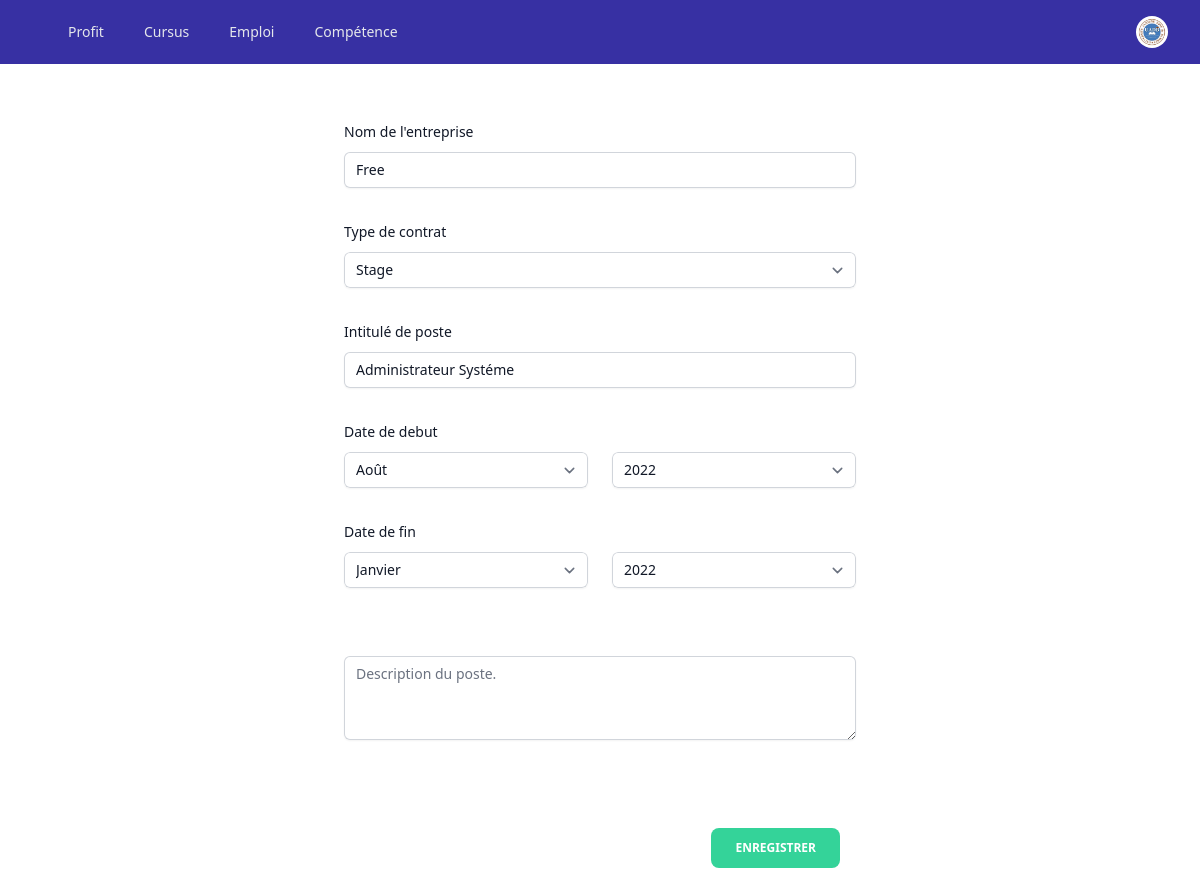
The app's page /emploi/modifier_emploi/7/, older data.
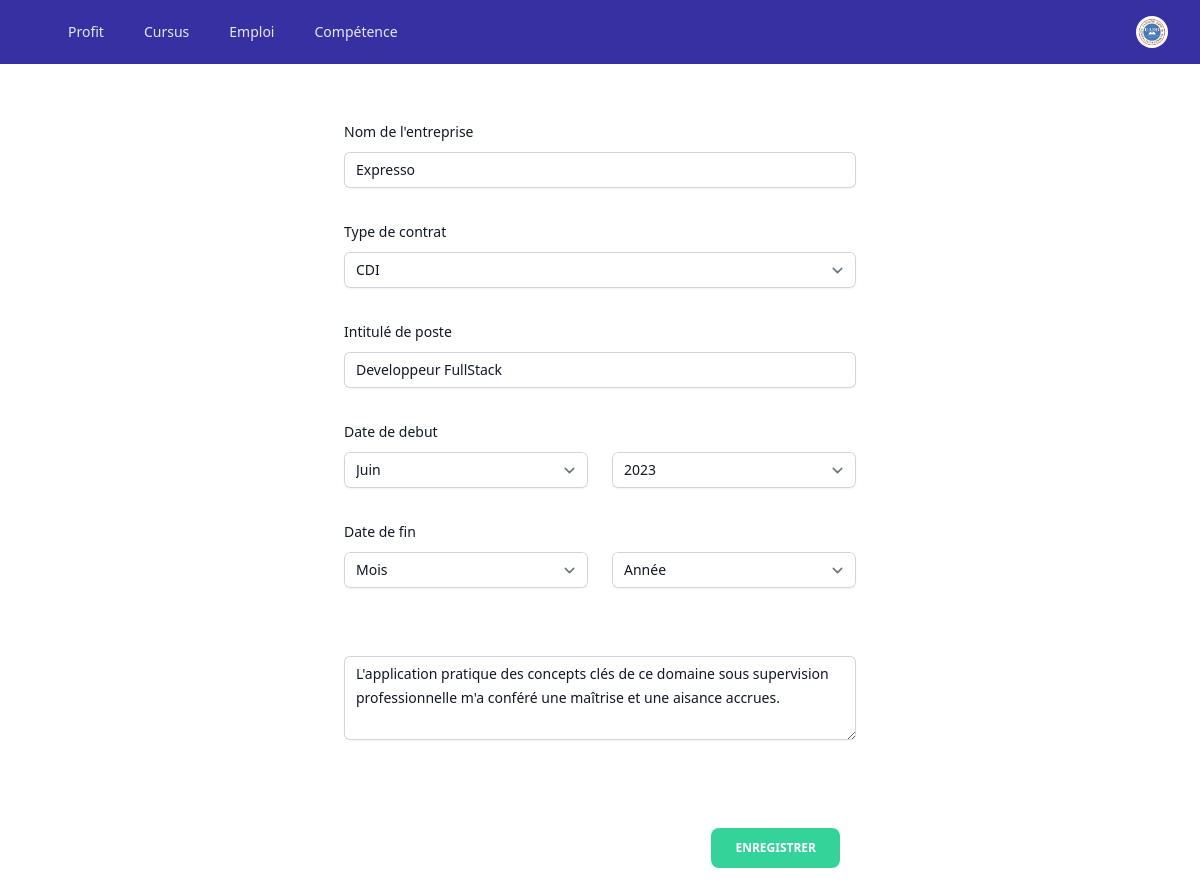
The same page, newer data.
### Emploi/models.py (models this page shows, shortened)
class Emploi(models.Model):
    entreprise=models.CharField(null=True,max_length=200)
    typecont=models.CharField(choices=contrat, max_length=200)
    poste=models.CharField(null=True,max_length=200)
    mois_date_debut=models.CharField(max_length=20, choices=MOIS_CHOICES)
    annee_date_debut=models.CharField(max_length=40, choices=ANNEES)
    mois_date_fin=models.CharField(max_length=20, choices=MOIS_CHOICES,null=True,blank=True)
    annee_date_fin=models.CharField(max_length=40, choices=ANNEES,null=True,blank=True)
    description=models.TextField(null=True,max_length=250,blank=True)
    etudiant=models.ForeignKey(Etudiant,on_delete=models.CASCADE)

### Emploi/views.py (the view)
# urls.py: path("modifier_emploi/<int:pk>/", views.emploi_update, name="emploi_update"),
def emploi_update(request,pk):
    emploi=Emploi.objects.get(id=pk)
    form = EmploiForm(instance=emploi)
    if request.method == 'POST':
        form = EmploiForm(request.POST,instance=emploi)
        if form.is_valid():
            form.save()
            return redirect("liste_emploi",pk)
    context={"form":form}
    return render(request, "Emploi/emploi_update.html",context)

### templates/Emploi/emploi_update.html (shortened to what this page needs)
{% extends "index.html" %}
{% block contenu %}
{% include 'navbar.html' %}
<form class="mt-10 sm:mx-auto sm:w-full sm:max-w-lg"  method="post">
    <div class="mt-10 grid grid-cols-1 gap-x-6 gap-y-8 sm:grid-cols-6 pt-20">
        <div class="sm:col-span-full">
            <label for="etablissement" class="block text-sm font-medium leading-6 text-gray-900">Nom de l'entreprise</label>
            <div class="mt-2">
                {{form.entreprise}}
            </div>
        </div>
    </div>
        <div class="sm:col-span-full mt-8">
            <label for="typecontrat" class="block text-sm font-medium leading-6 text-gray-900">Type de contrat</label>
            <div class="mt-2">
                <select name="typecont" autocomplete="family-name" class="block w-full rounded-md border-0 py-1.5 text-gray-900 shadow-sm ring-1 ring-inset ring-gray-300 placeholder:text-gray-400 focus:ring-2 focus:ring-inset focus:ring-indigo-600 sm:text-sm sm:leading-6" required>
                    {% for typec_value, typec_label in form.typecont.field.choices %}
                        <option value="{{ typec_value }}" {% if form.typecont.value == typec_value %}selected{% endif %}>{{ typec_label }}</option>
                    {% endfor %}
                </select>
            </div>
        </div>
        <div class="sm:col-span-full mt-8">
            <label for="diplome" class="block text-sm font-medium leading-6 text-gray-900">Intitulé de poste</label>
            <div class="mt-2">
                {{form.poste}}
            </div>
        </div>
        <div class="mt-8 grid grid-cols-1 gap-x-6 gap-y-8 sm:grid-cols-6">
        <div class="sm:col-span-3">
            <label for="moisdatedebut" class=" block text-sm font-medium leading-6 text-gray-900">Date de debut</label>
            <div class="mt-2">
                <select name="mois_date_debut" autocomplete="family-name" class="block w-full rounded-md border-0 py-1.5 text-gray-900 shadow-sm ring-1 ring-inset ring-gray-300 placeholder:text-gray-400 focus:ring-2 focus:ring-inset focus:ring-indigo-600 sm:text-sm sm:leading-6" required>
                    {% for mois_value, mois_label in form.mois_date_debut.field.choices %}
                        <option value="{{ mois_value }}" {% if form.mois_date_debut.value == mois_value %}selected{% endif %}>{{ mois_label }}</option>
                    {% endfor %}
                </select>
            </div>
        </div>
        <div class="sm:col-span-3">
            <div class="mt-8">
                <select name="annee_date_debut" autocomplete="family-name" class="block w-full rounded-md border-0 py-1.5 text-gray-900 shadow-sm ring-1 ring-inset ring-gray-300 placeholder:text-gray-400 focus:ring-2 focus:ring-inset focus:ring-indigo-600 sm:text-sm sm:leading-6" required>
                    {% for annee_value, annee_label in form.annee_date_debut.field.choices %}
                        <option value="{{ annee_value }}" {% if form.annee_date_debut.value == annee_value %}selected{% endif %}>{{ annee_label }}</option>
                    {% endfor %}
                </select>
            </div>
         </div>
         <div class="sm:col-span-3">
            <label for="moisdatefin" class="block text-sm font-medium leading-6 text-gray-900">Date de fin</label>
            <div class="mt-2">
                <select name="mois_date_fin" autocomplete="family-name" class="block w-full rounded-md border-0 py-1.5 text-gray-900 shadow-sm ring-1 ring-inset ring-gray-300 placeholder:text-gray-400 focus:ring-2 focus:ring-inset focus:ring-indigo-600 sm:text-sm sm:leading-6" required>
                    <option value="" {% if not form.mois_date_debut.value %}selected{% endif %}>Mois</option>
                    {% for mois_value, mois_label in form.mois_date_fin.field.choices %}
                        <option value="{{ mois_value }}" {% if form.mois_date_fin.value == mois_value %}selected{% endif %}>{{ mois_label }}</option>
                    {% endfor %}
                </select>
            </div>
        </div>
        <div class="sm:col-span-3">
            <div class="mt-8">
                <select name="annee_date_fin" autocomplete="family-name" class="block w-full rounded-md border-0 py-1.5 text-gray-900 shadow-sm ring-1 ring-inset ring-gray-300 placeholder:text-gray-400 focus:ring-2 focus:ring-inset focus:ring-indigo-600 sm:text-sm sm:leading-6" required>
                    <option value="" {% if not form.annee_date_fin.value %}selected{% endif %}>Année</option>
                    {% for annee_value, annee_label in form.annee_date_fin.field.choices %}
                        <option value="{{ annee_value }}" {% if form.annee_date_fin.value == annee_value %}selected{% endif %}>{{ annee_label }}</option>
                    {% endfor %}
                </select>
            </div>
        </div>
        <div class="sm:col-span-full">
            <div class="mt-5 pt-4">
              {{form.description}}
            </div>
        </div>
    </div>
    <div class="mt-20 mb-20 pt-2 flex items-center justify-end gap-x-6 mx-auto">
        <button type="submit"class="middle none center mr-4 rounded-lg bg-green-400 py-3 px-6 font-sans text-xs font-bold uppercase text-white transition-all hover:shadow-lg hover:shadow-green-400/40 focus:opacity-[0.85] focus:shadow-none active:opacity-[0.65] active:shadow-none disabled:pointer-events-none">
        Enregistrer
        </button>
    </div>
</form>
{% endblock %}

### templates/index.html (shortened to what this page needs)
{% load static tailwind_tags %}
{% load static %}
<!DOCTYPE html>
<html lang="en">
	<head>
		<link rel="stylesheet" href="https://cdnjs.cloudflare.com/ajax/libs/font-awesome/6.5.1/css/all.min.css" />
		{% tailwind_css %}
	</head>
	<body>
			{% block contenu %}
            {% endblock %}
	</body>
</html>

### templates/navbar.html (shortened to what this page needs)
{% load static tailwind_tags %}
{% load static %}
<!DOCTYPE html>
<html lang="en">
	<head>
		{% tailwind_css %}
	</head>
	<body>
		<nav class="bg-indigo-800 fixed top-0 w-full z-10 mb-10">
			<div class="mx-auto max-w-7xl px-2 sm:px-6 lg:px-8">
			  <div class="relative flex h-16 items-center justify-between">
				<div class="flex flex-1 items-center justify-center sm:items-stretch sm:justify-start">
				  <div class="hidden sm:ml-6 sm:block">
					<div class="flex space-x-4 justify-end">
					  <a href="{% url 'update' request.user.id   %}" class="{% if request.resolver_match.url_name == 'update' %}bg-indigo-700 text-white{% else %}text-gray-200 hover:bg-indigo-700 hover:text-white{% endif %} text-white rounded-md px-3 py-2 text-sm font-medium " aria-current="page">Profit</a>
					  <a href="{% url 'liste_cursus' request.user.id %}" class="text-gray-200 hover:text-white rounded-md px-3 py-2 text-sm font-medium {% if request.resolver_match.url_name == 'liste_cursus' %}bg-indigo-700 text-white{% else %}text-gray-200 hover:bg-indigo-700 hover:text-white{% endif %}">Cursus</a>
					  <a href="{% url 'liste_emploi' request.user.id %}"  class="{% if request.resolver_match.url_name == 'liste_emploi' %}bg-indigo-700 text-white{% else %}text-gray-200 hover:bg-indigo-700 hover:text-white{% endif %} text-gray-200 hover:bg-indigo-700 hover:text-white rounded-md px-3 py-2 text-sm font-medium">Emploi</a>
					  <a href="{% url 'liste_competence' request.user.id %}" class="{% if request.resolver_match.url_name == 'liste_competence' %}bg-indigo-700 text-white{% else %}text-gray-200 hover:bg-indigo-700 hover:text-white{% endif %} text-gray-200 hover:bg-indigo-700 hover:text-white rounded-md px-3 py-2 text-sm font-medium">Compétence</a>
					</div>
				  </div>
				</div>
				<div class="ml-30"><a href="{% url 'etudiant_home' %} ">
					<img class="h-8 w-8 rounded-full" src="{% static "images/uadb.png" %}" alt="">
					</a>
				</div>
			  </div>
			</div>
		  </nav>
	</body>
</html>

Row changes from the older to the newer data that the page shows:
changed Emploi: entreprise "Free" → "Expresso"; typecont "Stage" → "CDI"; poste "Administrateur Systéme" → "Developpeur FullStack"; annee_date_debut "2022" → "2023"; description (not shown) → "L'application pratique des concepts clés de ce domaine sous supervision professionnelle m'a conféré une maîtrise et une aisance accrues."; annee_date_fin "2022" → (not shown)
Text that changed along with them:
form field mois_date_debut: "Août" → "Juin"
form field mois_date_fin: "Janvier" → "Mois"
form field annee_date_fin: (not shown) → "Année"
